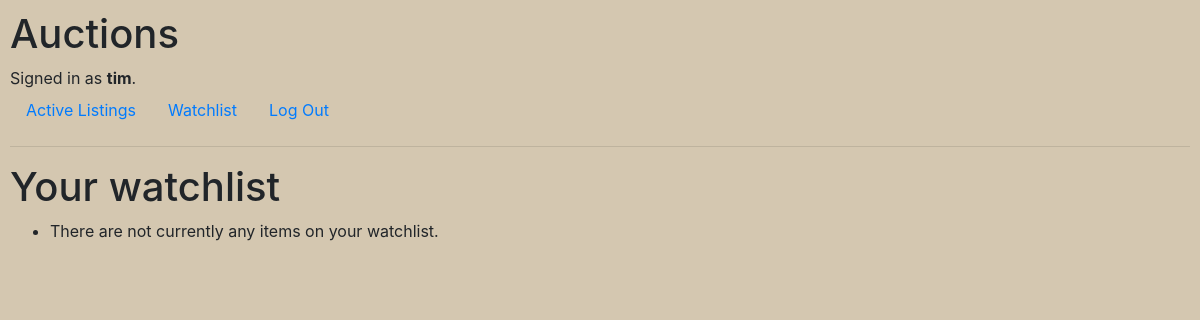
Before: /watchlist (signed in) with the older database file.
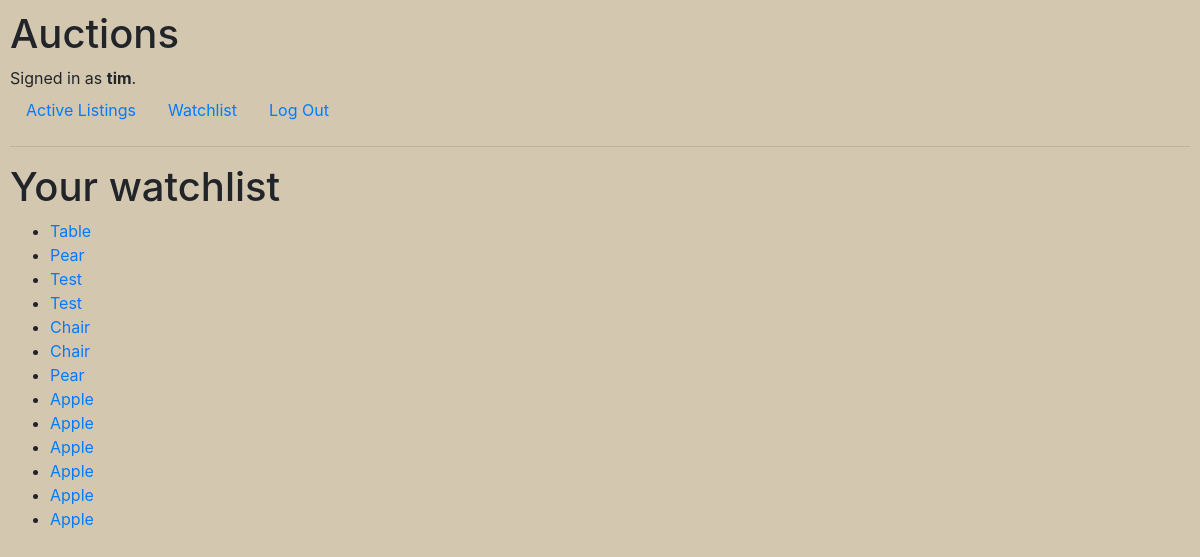
After: the same page with the newer database file.
### auctions/models.py (models this page shows)
class User(AbstractUser):
    pass

class WatchedItem(models.Model):
    auction_listing = models.ForeignKey(AuctionListing, on_delete=models.CASCADE)
    user = models.ForeignKey(User, on_delete=models.CASCADE)
    def __str__(self):
        return f"{self.auction_listing}"

class AuctionListing(models.Model):
    categories = (
        (1, "Fashion"),
        (2, "Toys"),
        (3, "Homeware"),
        (4, "Electronics"),
    )
    name = models.CharField(max_length=64)
    description = models.CharField(max_length=280)
    starting_bid = models.DecimalField(decimal_places=2, max_digits=8)
    image = models.URLField(blank=True)
    category = models.IntegerField(max_length=64, choices=categories, blank=True)
    def __str__(self):
        return f"{self.name}"

### auctions/views.py (the view)
# urls.py: path("watchlist", views.view_watchlist, name="view_watchlist"),
@login_required
def view_watchlist(request):
    watched_items = WatchedItem.objects.filter(user=request.user)
    return render(request, "auctions/watchlist.html", {
        "watched_items": watched_items,
    })

### auctions/templates/auctions/watchlist.html
{% extends 'auctions/layout.html' %}
{% block body %}
<h1>Your watchlist</h1>
<ul>
    {% for item in watched_items %}
        <li><a href="{% url 'listing' item.auction_listing_id %}">{{ item }}</a></li>
    {% empty %}
        <li>There are not currently any items on your watchlist.</li>
    {% endfor %}
</ul>
{% endblock %}

### auctions/templates/auctions/layout.html (shortened to what this page needs)
{% load static %}
<!DOCTYPE html>
<html lang="en">
    <head>
        <link rel="stylesheet" href="https://stackpath.bootstrapcdn.com/bootstrap/4.4.1/css/bootstrap.min.css">
        <link href="{% static 'auctions/styles.css' %}" rel="stylesheet">
    </head>
    <body>
        <h1>Auctions</h1>
        <div>
            {% if user.is_authenticated %}
                Signed in as <strong>{{ user.username }}</strong>.
            {% else %}
                Not signed in.
            {% endif %}
        </div>
        <ul class="nav">
            <li class="nav-item">
                <a class="nav-link" href="{% url 'index' %}">Active Listings</a>
            </li>
            <li class="nav-item">
                <a class="nav-link" href="{% url 'view_watchlist' %}">Watchlist</a>
            </li>
            {% if user.is_authenticated %}
                <li class="nav-item">
                    <a class="nav-link" href="{% url 'logout' %}">Log Out</a>
                </li>
            {% endif %}
        </ul>
        <hr>
        {% block body %}
        {% endblock %}
    </body>
</html>

### auctions/static/auctions/styles.css (style rules this page uses)
body { padding: 10px; background-color: #d4c7b0; }

Changed rows visible on the page:
added WatchedItem: auction_listing.name "Table"
added WatchedItem: auction_listing.name "Pear"
added WatchedItem: auction_listing.name "Test"
added WatchedItem: auction_listing.name "Test"
added WatchedItem: auction_listing.name "Chair"
added WatchedItem: auction_listing.name "Chair"
added WatchedItem: auction_listing.name "Pear"
added WatchedItem: auction_listing.name "Apple"
added WatchedItem: auction_listing.name "Apple"
added WatchedItem: auction_listing.name "Apple"
added WatchedItem: auction_listing.name "Apple"
added WatchedItem: auction_listing.name "Apple"
added WatchedItem: auction_listing.name "Apple"
Other visible differences:
text no longer shown: "There are not currently any items on your watchlist."
